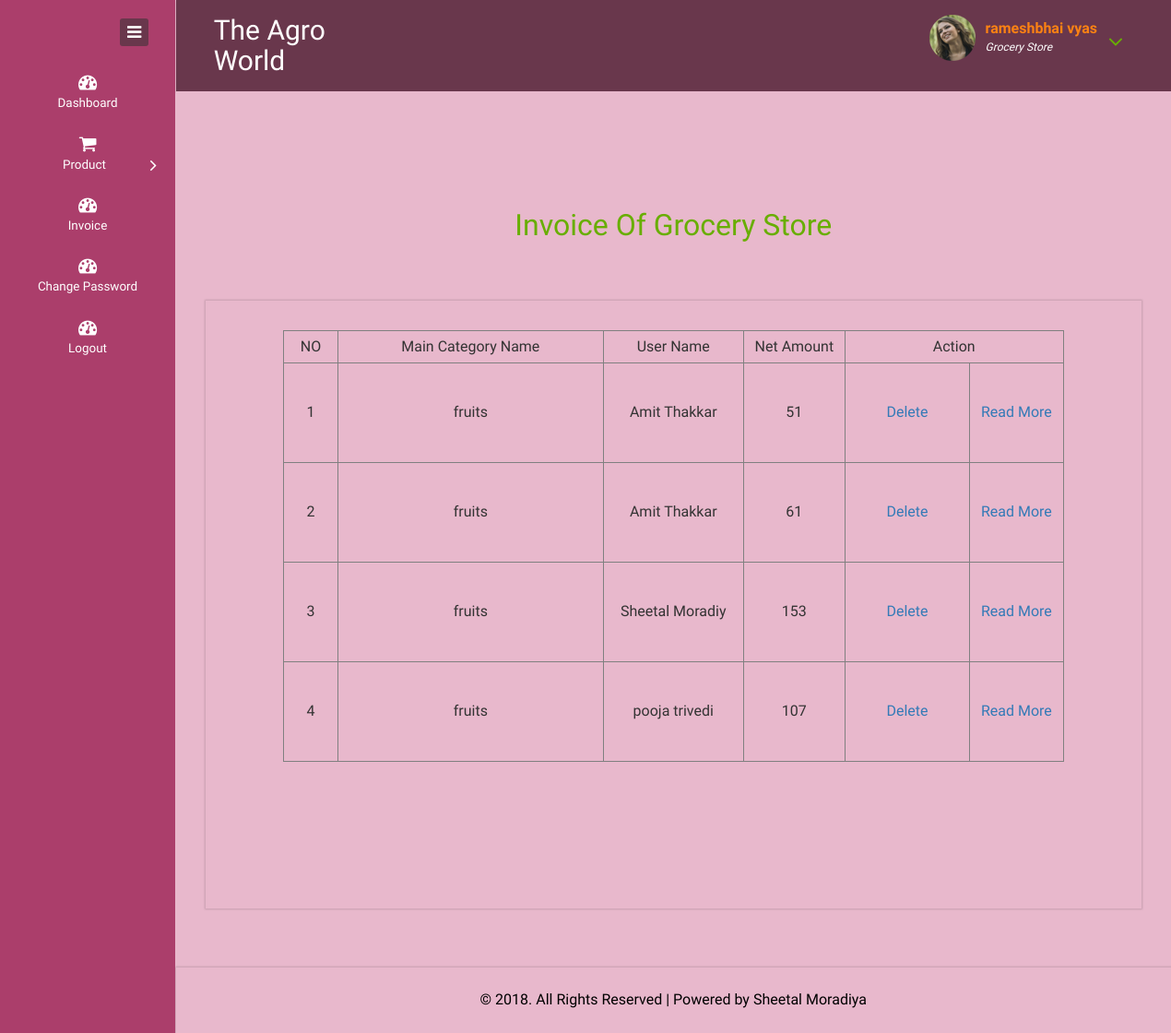
Screenshot of /Website/grocery_store/invoice_grocery.php (signed in) with the database file from the repository.
### tables this page shows
CREATE TABLE IF NOT EXISTS `tbl_grocerystore` (
  `g_id` int(11) NOT NULL AUTO_INCREMENT,
  `g_login` varchar(20) NOT NULL,
  `password` varchar(15) NOT NULL,
  `gname` varchar(15) NOT NULL,
  `gaddress` varchar(255) NOT NULL,
  `pincode` int(6) NOT NULL,
  `mobile` varchar(14) NOT NULL,
  `details` varchar(50) NOT NULL,
  `email` varchar(35) NOT NULL,
  `flag` int(1) NOT NULL,
  PRIMARY KEY (`g_id`)
);

CREATE TABLE IF NOT EXISTS `invoice_grocerystore` (
  `igid` int(11) NOT NULL AUTO_INCREMENT,
  `mc_name` varchar(30) NOT NULL,
  `sc_name` varchar(30) NOT NULL,
  `uname` varchar(15) NOT NULL,
  `uaddress` varchar(255) NOT NULL,
  `date` varchar(11) NOT NULL,
  `qty` int(10) NOT NULL,
  `rate` int(8) NOT NULL,
  `weight_type` varchar(50) NOT NULL,
  `discount` int(8) NOT NULL,
  `gst` int(3) NOT NULL,
  `net_amount` int(10) NOT NULL,
  `email` varchar(35) NOT NULL,
  `mobile` varchar(14) NOT NULL,
  `flag` int(1) NOT NULL,
  `uid` int(10) NOT NULL,
  PRIMARY KEY (`igid`)
);

### Website/grocery_store/invoice_grocery.php (the view, shortened to what this page needs)
<!DOCTYPE HTML>
<html>
<head>
<link href="css/bootstrap.css" rel="stylesheet" type="text/css" media="all">
<link href="css/style.css" rel="stylesheet" type="text/css" media="all"/>
<link href="css/font-awesome.css" rel="stylesheet">
</head>
<body>
<div class="page-container">
   <div class="left-content">
	   <div class="mother-grid-inner">
				<div class="header-main">
					<div class="header-left">
						<?php include("logo.php") ?>
							<div class="clearfix"> </div>
						 </div>
						 <div class="header-right">
							<?php include("top_menu.php");?>
							<div class="clearfix"> </div>
						</div>
				     <div class="clearfix"> </div>
				</div>
<div class="inner-block">
    <div class="blank">
    	<h2 align="center">Invoice Of  Grocery Store </h2>
    	<div class="blankpage-main">
    	  <form name="form1" method="post" action="">
    	    <table width="89%" border="1" align="center" class="table-responsive" >
              <tr>
                <td width="7%" height="35"><div align="center">NO</div></td>
                <td width="34%"><div align="center">Main Category Name </div></td>
                <td width="18%"><div align="center">User Name </div></td>
                <td width="13%"><div align="center">Net Amount </div></td>
                <td colspan="2"><div align="center">Action</div></td>
              </tr>
			  <?php
						$no=1;
						$q=mysql_query("select * from invoice_grocerystore") or die("display Fail");
						while($data=mysql_fetch_array($q))
						{
			?>
              <tr>
                <td height="108"><div align="center"><?php echo $no;?></div></td>
                <td><div align="center"><?php echo $data['mc_name'];?></div></td>
                <td><div align="center"><?php echo $data['uname'];?>	</div></td>
                <td><div align="center"><?php echo $data['net_amount'];?></div></td>
                <td width="16%"><div align="center"><a href="invoice_grocery_del.php?did=<?php echo $data['igid'];?>" onClick="return fun1();">Delete</a></div></td>
                <td width="18%"><div align="center"><a href="invoice_grocery_read.php?rid=<?php echo $data['igid'];?>" >Read More</a></div></td>
              </tr>
					<?php
							$no++;
						}
					?>
            </table>
            </form>
    	  <p>&nbsp;</p>
    	  <p>&nbsp;</p>
    	  <p>&nbsp;</p>
    	  <p>&nbsp;</p>
    	</div>
    </div>
</div>
<?php include("copyrights.php") ?>
</div>
</div>
    <div class="sidebar-menu">
		  	<div class="logo"> <a href="#" class="sidebar-icon"> <span class="fa fa-bars"></span> </a>  </div>
		    <?php include("menu.php");?>
	 </div>
</div>
</body>
</html>

### Website/grocery_store/top_menu.php (shortened to what this page needs)
<?php
	$i=$_SESSION['abc'];
	$q=mysql_query("select * from tbl_grocerystore where g_id=$i") or die("display Fail");
	$data=mysql_fetch_array($q);
?>
<div class="profile_details">
								<ul>
									<li class="dropdown profile_details_drop">
										<a href="#" class="dropdown-toggle" data-toggle="dropdown" aria-expanded="false">
											<div class="profile_img">
												<span class="prfil-img"><img src="images/p1.png" alt=""> </span>
												<div class="user-name">
													<p><?php echo $data['gname'];?></p>
													<span><font color="#FFFFFF">Grocery Store</font></span>
												</div>
												<i class="fa fa-angle-down lnr"></i>
												<div class="clearfix"></div>
											</div>
										</a>
									</li>
								</ul>
							</div>

### rows the page displays
tbl_grocerystore: gname "rameshbhai vyas"
invoice_grocerystore: mc_name "fruits", uname "Amit Thakkar", net_amount "51"
invoice_grocerystore: mc_name "fruits", uname "Amit Thakkar", net_amount "61"
invoice_grocerystore: mc_name "fruits", uname "Sheetal Moradiy", net_amount "153"
invoice_grocerystore: mc_name "fruits", uname "pooja trivedi", net_amount "107"
